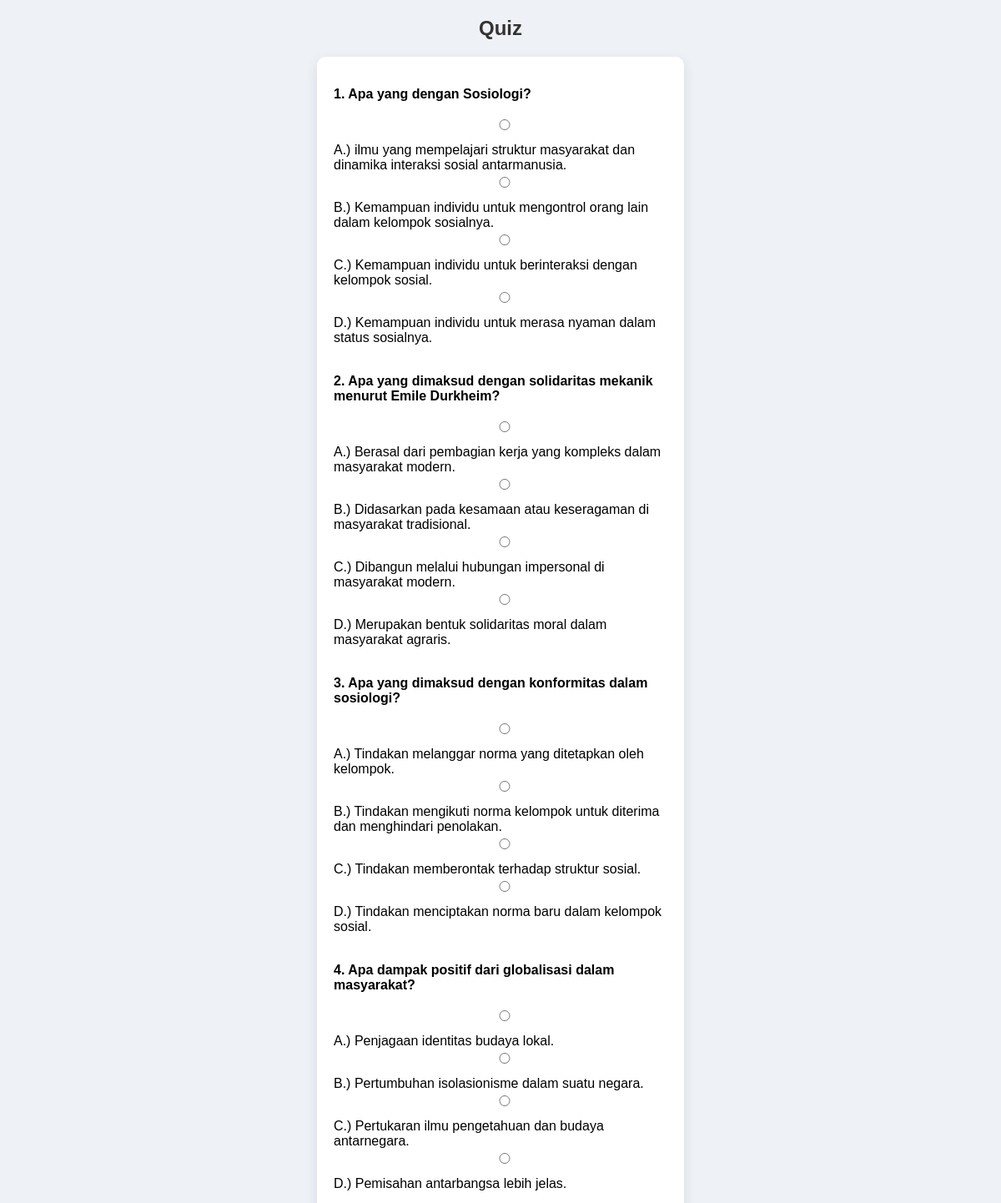
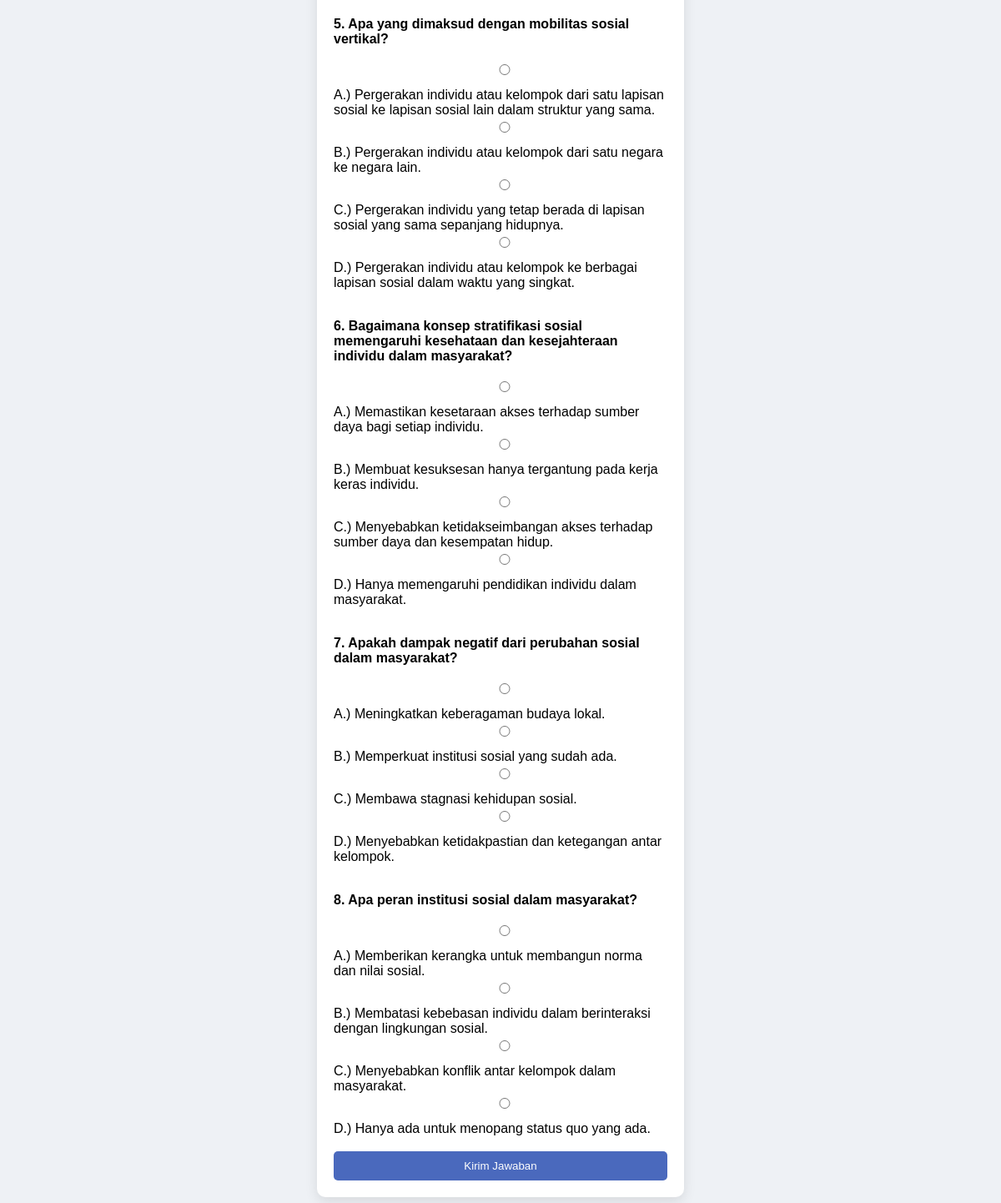
The page /quiz.php?kode=481079 on the database its author committed (2 pictures, top to bottom).
### tables this page shows
CREATE TABLE `soal` (
  `id` int(11) NOT NULL,
  `pertanyaan` text NOT NULL,
  `opsi` text NOT NULL,
  `jawaban` varchar(10) NOT NULL,
  `level` varchar(20) NOT NULL,
  `user_id` int(11) DEFAULT NULL,
  `aktif` tinyint(1) DEFAULT 0,
  `kode_quiz` varchar(20) DEFAULT NULL,
  `created_at` timestamp NOT NULL DEFAULT current_timestamp()
);

### quiz.php (the view, shortened to what this page needs)
<?php
include "koneksi.php";
?>
<link rel="stylesheet" href="style.css">
<?php
$kode = $_GET['kode'];
$query = mysqli_query($conn, "SELECT * FROM soal WHERE kode_quiz='$kode' AND aktif=1 LIMIT 10");
$no = 1;
?>
<h2>Quiz</h2>
<form method="POST" action="hasil.php">
<?php while ($row = mysqli_fetch_assoc($query)) { ?>
    <p><b><?php echo $no . ". " . $row['pertanyaan']; ?></b></p>
    <?php $opsi = explode("|", $row['opsi']); ?>
    <input type="radio" name="jawaban[<?php echo $row['id']; ?>]" value="A">
    A.) <?php echo $opsi[0]; ?><br>
    <input type="radio" name="jawaban[<?php echo $row['id']; ?>]" value="B">
    B.) <?php echo $opsi[1]; ?><br>
    <input type="radio" name="jawaban[<?php echo $row['id']; ?>]" value="C">
    C.) <?php echo $opsi[2]; ?><br>
    <input type="radio" name="jawaban[<?php echo $row['id']; ?>]" value="D">
    D.) <?php echo $opsi[3]; ?><br>
    <br>
<?php $no++; } ?>
<button type="submit">Kirim Jawaban</button>
</form>

### style.css (style rules this page uses)
h2 { text-align: center; color: #333; }
form { max-width: 400px; margin: auto; background: white; padding: 20px; border-radius: 10px; box-shadow: 0 5px 15px rgba(0,0,0,0.1); }
input { width: 100%; padding: 8px; margin-top: 5px; margin-bottom: 15px; border-radius: 5px; border: 1px solid #ccc; }
button { width: 100%; padding: 10px; background: #4a69bd; color: white; border: none; border-radius: 5px; }

### rows shown on the page
soal: pertanyaan "Apa yang dengan Sosiologi?", opsi "ilmu yang mempelajari struktur masyarakat dan dinamika interaksi sosial antarmanusia.", opsi "Kemampuan individu untuk mengontrol orang lain dalam kelompok sosialnya.", opsi "Kemampuan individu untuk berinteraksi dengan kelompok sosial.", opsi "Kemampuan individu untuk merasa nyaman dalam status sosialnya."
soal: pertanyaan "Apa yang dimaksud dengan solidaritas mekanik menurut Emile Durkheim?", opsi "Berasal dari pembagian kerja yang kompleks dalam masyarakat modern.", opsi "Didasarkan pada kesamaan atau keseragaman di masyarakat tradisional.", opsi "Dibangun melalui hubungan impersonal di masyarakat modern.", opsi "Merupakan bentuk solidaritas moral dalam masyarakat agraris."
soal: pertanyaan "Apa yang dimaksud dengan konformitas dalam sosiologi?", opsi "Tindakan melanggar norma yang ditetapkan oleh kelompok.", opsi "Tindakan mengikuti norma kelompok untuk diterima dan menghindari penolakan.", opsi "Tindakan memberontak terhadap struktur sosial.", opsi "Tindakan menciptakan norma baru dalam kelompok sosial."
soal: pertanyaan "Apa dampak positif dari globalisasi dalam masyarakat?", opsi "Penjagaan identitas budaya lokal.", opsi "Pertumbuhan isolasionisme dalam suatu negara.", opsi "Pertukaran ilmu pengetahuan dan budaya antarnegara.", opsi "Pemisahan antarbangsa lebih jelas."
soal: pertanyaan "Apa yang dimaksud dengan mobilitas sosial vertikal?", opsi "Pergerakan individu atau kelompok dari satu lapisan sosial ke lapisan sosial lain dalam struktur yang sama.", opsi "Pergerakan individu atau kelompok dari satu negara ke negara lain.", opsi "Pergerakan individu yang tetap berada di lapisan sosial yang sama sepanjang hidupnya.", opsi "Pergerakan individu atau kelompok ke berbagai lapisan sosial dalam waktu yang singkat."
soal: pertanyaan "Bagaimana konsep stratifikasi sosial memengaruhi kesehataan dan kesejahteraan individu dalam masyarakat?", opsi "Memastikan kesetaraan akses terhadap sumber daya bagi setiap individu.", opsi "Membuat kesuksesan hanya tergantung pada kerja keras individu.", opsi "Menyebabkan ketidakseimbangan akses terhadap sumber daya dan kesempatan hidup.", opsi "Hanya memengaruhi pendidikan individu dalam masyarakat."
soal: pertanyaan "Apakah dampak negatif dari perubahan sosial dalam masyarakat?", opsi "Meningkatkan keberagaman budaya lokal.", opsi "Memperkuat institusi sosial yang sudah ada.", opsi "Membawa stagnasi kehidupan sosial.", opsi "Menyebabkan ketidakpastian dan ketegangan antar kelompok."
soal: pertanyaan "Apa peran institusi sosial dalam masyarakat?", opsi "Memberikan kerangka untuk membangun norma dan nilai sosial.", opsi "Membatasi kebebasan individu dalam berinteraksi dengan lingkungan sosial.", opsi "Menyebabkan konflik antar kelompok dalam masyarakat.", opsi "Hanya ada untuk menopang status quo yang ada."
